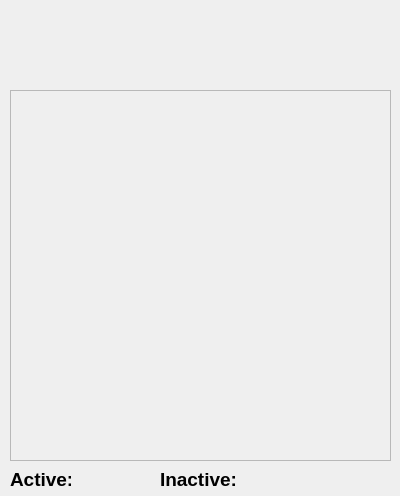
<?xml version="1.0" encoding="UTF-8"?>
<ui version="4.0">
 <class>EmployeeList</class>
 <widget class="QMainWindow" name="EmployeeList">
  <property name="geometry">
   <rect>
    <x>0</x>
    <y>0</y>
    <width>400</width>
    <height>496</height>
   </rect>
  </property>
  <property name="minimumSize">
   <size>
    <width>400</width>
    <height>496</height>
   </size>
  </property>
  <property name="maximumSize">
   <size>
    <width>400</width>
    <height>496</height>
   </size>
  </property>
  <property name="windowTitle">
   <string>Employee List</string>
  </property>
  <property name="windowIcon">
   <iconset>
    <normaloff>../icons/favicon.png</normaloff>../icons/favicon.png</iconset>
  </property>
  <widget class="QWidget" name="centralwidget">
   <widget class="QScrollArea" name="scrollArea">
    <property name="geometry">
     <rect>
      <x>10</x>
      <y>90</y>
      <width>381</width>
      <height>371</height>
     </rect>
    </property>
    <property name="widgetResizable">
     <bool>true</bool>
    </property>
    <widget class="QWidget" name="scrollAreaWidgetContents">
     <property name="geometry">
      <rect>
       <x>0</x>
       <y>0</y>
       <width>377</width>
       <height>367</height>
      </rect>
     </property>
    </widget>
   </widget>
   <widget class="QLabel" name="label">
    <property name="geometry">
     <rect>
      <x>170</x>
      <y>10</y>
      <width>71</width>
      <height>71</height>
     </rect>
    </property>
    <property name="text">
     <string/>
    </property>
    <property name="pixmap">
     <pixmap>../icons/profilexxx.png</pixmap>
    </property>
    <property name="scaledContents">
     <bool>true</bool>
    </property>
    <property name="wordWrap">
     <bool>false</bool>
    </property>
   </widget>
   <widget class="QLabel" name="label_2">
    <property name="geometry">
     <rect>
      <x>10</x>
      <y>470</y>
      <width>61</width>
      <height>19</height>
     </rect>
    </property>
    <property name="font">
     <font>
      <family>Arial</family>
      <pointsize>14</pointsize>
      <weight>75</weight>
      <bold>true</bold>
     </font>
    </property>
    <property name="text">
     <string>Active: </string>
    </property>
   </widget>
   <widget class="QLabel" name="label_3">
    <property name="geometry">
     <rect>
      <x>160</x>
      <y>470</y>
      <width>81</width>
      <height>19</height>
     </rect>
    </property>
    <property name="font">
     <font>
      <family>Arial</family>
      <pointsize>14</pointsize>
      <weight>75</weight>
      <bold>true</bold>
     </font>
    </property>
    <property name="text">
     <string>Inactive: </string>
    </property>
   </widget>
   <widget class="QLabel" name="label_active">
    <property name="geometry">
     <rect>
      <x>80</x>
      <y>470</y>
      <width>81</width>
      <height>19</height>
     </rect>
    </property>
    <property name="font">
     <font>
      <family>Arial</family>
      <pointsize>14</pointsize>
      <weight>75</weight>
      <bold>true</bold>
     </font>
    </property>
    <property name="styleSheet">
     <string notr="true">color: green;</string>
    </property>
    <property name="text">
     <string/>
    </property>
   </widget>
   <widget class="QLabel" name="label_inactive">
    <property name="geometry">
     <rect>
      <x>240</x>
      <y>470</y>
      <width>111</width>
      <height>19</height>
     </rect>
    </property>
    <property name="font">
     <font>
      <family>Arial</family>
      <pointsize>14</pointsize>
      <weight>75</weight>
      <bold>true</bold>
     </font>
    </property>
    <property name="styleSheet">
     <string notr="true">color: rgb(255, 0, 0);</string>
    </property>
    <property name="text">
     <string/>
    </property>
   </widget>
  </widget>
 </widget>
 <resources/>
 <connections/>
</ui>
